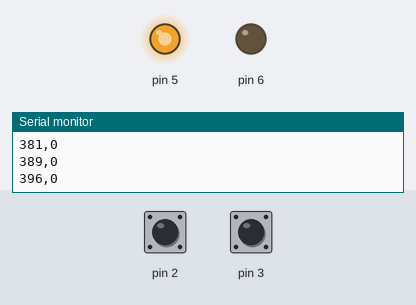
Bench run of a sketch on a simulated Arduino Uno, built with avr-gcc and run on an emulated ATmega328P. On the bench: output pins drawn as LEDs (lit = HIGH), the last lines printed to the serial monitor. The test bench sets the inputs (shaded band); at power-on: pin 2 HIGH, pin 3 HIGH.

Above: at 0.4 s.
At 1.3 s:
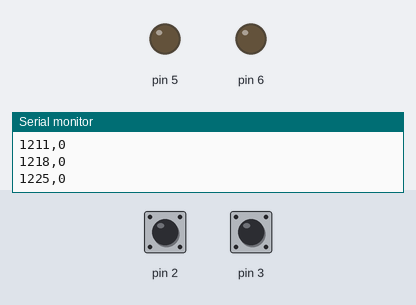
Timing chart, 0 to 2.8 s (numbered marks = the images above):
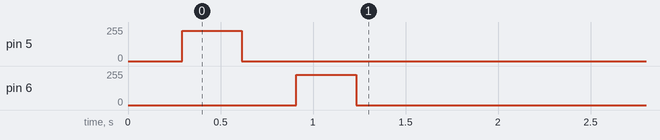

The sketch:

testingEncoder.ino
```cpp
byte duty=227, i;
volatile unsigned long contador=0;
void setup() {
  // put your setup code here, to run once:
  Serial.begin(115200);
  while(!Serial){
    ;
  }
  pinMode(2,INPUT_PULLUP);
  pinMode(3, INPUT_PULLUP); // internalเป็น pullup input pin 3
  attachInterrupt(0,f1,RISING);
  attachInterrupt(1,f2,RISING);
  Serial.write("0,0\r\n");
  for(i=0;i<90;i++){
    analogWrite(5,duty*sin(2*i*3.1416/180));
    Serial.print(millis());
    Serial.write(',');
    Serial.print(contador);
    Serial.write("\r\n");
    delayMicroseconds(6400);
  }//fin for
  analogWrite(5,0);
  for(i=0;i<90;i++){
    analogWrite(6,duty*sin(2*i*3.1416/180));
    Serial.print(millis());
    Serial.write(',');
    Serial.print(contador);
    Serial.write("\r\n");
    delayMicroseconds(6400);
  }//fin for
  analogWrite(6,0);
}

void loop() {
  // put your main code here, to run repeatedly:

}
void f1(){
  if(digitalRead(3)==LOW){
    contador++;
  }else{
    contador--;
  }
}
void f2(){
  if(digitalRead(2)==LOW){
    contador--;
  }else{
    contador++;
  }
}
```
